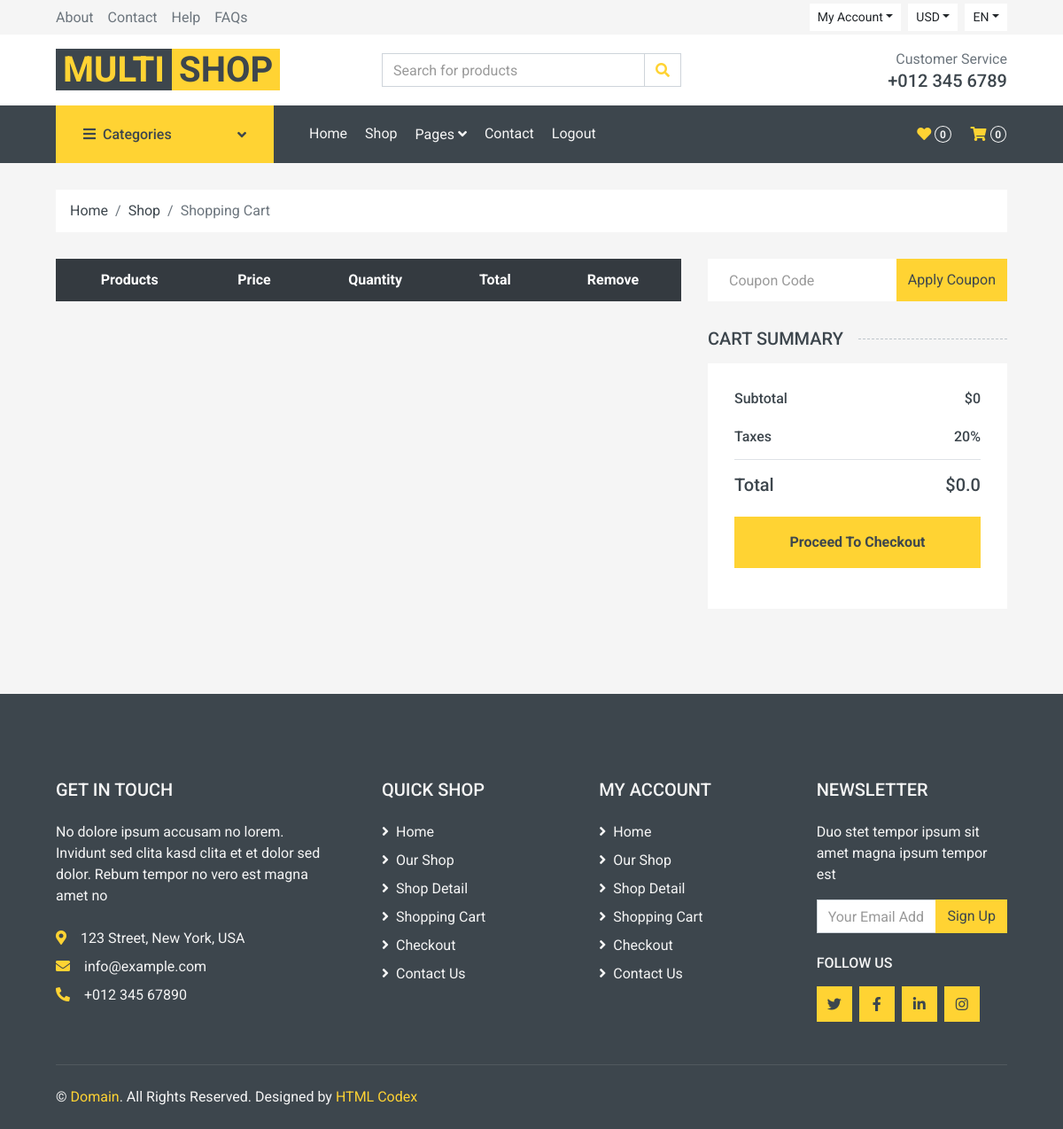
The app's page /cart/ (signed in), older data.
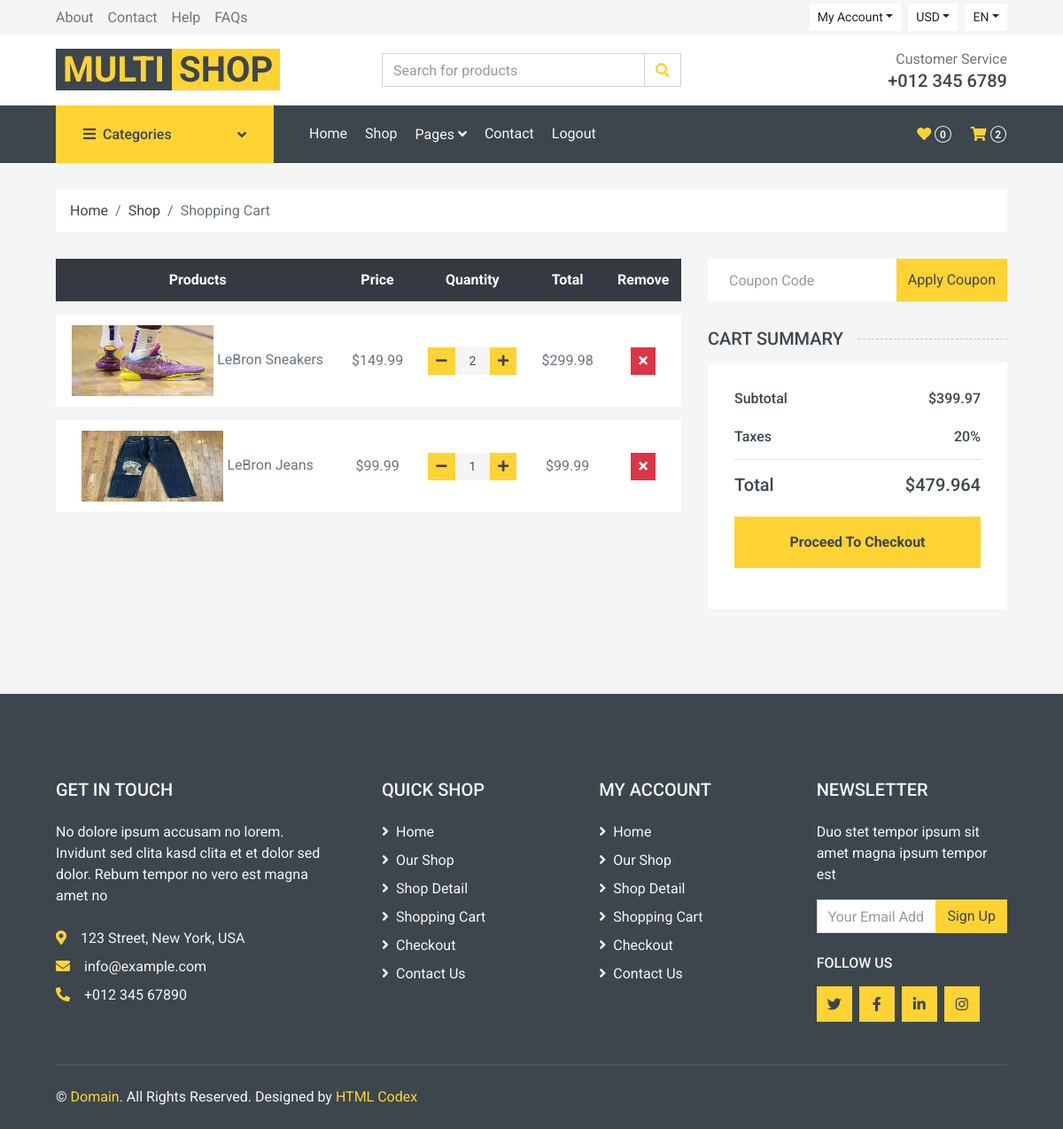
The same page, newer data.
### main/models.py (models this page shows, shortened)
class Cart(models.Model):
    user = models.ForeignKey(User, on_delete=models.CASCADE, null=True, blank=True)
    price = models.DecimalField(default=0, decimal_places=2, max_digits=6)

class CartItem(models.Model):
    cart = models.ForeignKey(Cart, related_name="cart_items", on_delete=models.CASCADE)
    product = models.ForeignKey(Product, on_delete=models.CASCADE, default='1')
    quantity = models.PositiveIntegerField(default=1)
    def total_price(self):
        if self.product.is_sale:
            self.cart.price = self.product.sale_price * self.quantity
            return self.product.sale_price * self.quantity
        else:
            self.cart.price = self.product.price * self.quantity
            return self.product.price * self.quantity

class Product(models.Model):
    category = models.ForeignKey(Category, on_delete=models.CASCADE, related_name='product_category')
    name = models.CharField(max_length=300)
    description = models.CharField(max_length=1000, default="", blank=True, null=True)
    image = models.ImageField(upload_to="images/products/")
    price = models.DecimalField(default=0, decimal_places=2, max_digits=6)
    is_sale = models.BooleanField(default=False)
    sale_price = models.DecimalField(default=0, decimal_places=2, max_digits=6)

### main/views.py (the view)
# urls.py: path('cart/', views.cart, name="cart"),
def cart(request):
    if request.user.is_authenticated:
        try:
            cart = Cart.objects.get(user=request.user)
            cart_items = CartItem.objects.filter(cart=cart)
            total_price = sum(item.total_price() for item in cart_items)
            taxes_price = total_price + (total_price * 20) / 100
            cart.price = total_price
            cart.save()
            return render(request, 'main/cart.html', {'cart_items': cart_items, 'cart': cart, 'total_price': total_price, 'taxes_price': taxes_price, 'MEDIA_URL': settings.MEDIA_URL})
        except Cart.DoesNotExist:
            messages.error(request, "Add something to cart first.")
            return redirect('index')
    else:
        messages.error(request, "Log in first.")
        return redirect('index')

### main/templates/main/cart.html (shortened to what the changed rows need)
{% extends 'main/base.html' %}
{% block body %}
    <div class="container-fluid">
        <div class="row px-xl-5">
            <div class="col-lg-8 table-responsive mb-5">
                <table class="table table-light table-borderless table-hover text-center mb-0">
                    <thead class="thead-dark">
                        <tr>
                            <th>Products</th>
                            <th>Price</th>
                            <th>Quantity</th>
                            <th>Total</th>
                            <th>Remove</th>
                        </tr>
                    </thead>
                    <tbody class="align-middle">
                        {% for item in cart_items %}
                        <tr>
                            <td class="align-middle"><img src="{{ item.product.image.url }}" alt="{{ item.product.name }}" style="width: 10rem;height: 5rem;"> {{ item.product.name }}</td>
                            <td class="align-middle">${% if item.product.is_sale%}{{ item.product.sale_price }}{% else %}{{ item.product.price }}{% endif %}</td>
                            <td class="align-middle">
                                <div class="input-group quantity mx-auto" style="width: 100px;">
                                    <div class="input-group-btn">
                                        <form method="POST" action="{% url 'decrease_quantity' item.id %}">
                                            <button class="btn btn-sm btn-primary btn-minus" >
                                                <i class="fa fa-minus"></i>
                                            </button>
                                        </form>
                                    </div>
                                    <input type="text" class="form-control form-control-sm bg-secondary border-0 text-center" value="{{ item.quantity }}">
                                    <div class="input-group-btn">
                                        <form action="{% url 'add_quantity' item.pk %}" method="post">
                                            <button class="btn btn-sm btn-primary btn-plus">
                                                <i class="fa fa-plus"></i>
                                            </button>
                                        </form>
                                    </div>
                                </div>
                            </td>
                            <td class="align-middle">${{ item.total_price }}</td>
                            <td class="align-middle">
                                <form method="POST" action="{% url 'delete_cart' item.id %}">
                                    <button type="submit" class="btn btn-sm btn-danger">
                                        <i class="fa fa-times"></i>
                                    </button>
                                </form>
                            </td>
                        </tr>
                        {% endfor %}
                    </tbody>
                </table>
            </div>
            <div class="col-lg-4">
                <div class="bg-light p-30 mb-5">
                    <div class="border-bottom pb-2">
                        <div class="d-flex justify-content-between mb-3">
                            <h6>Subtotal</h6>
                            <h6>${{ total_price }}</h6>
                        </div>
                    </div>
                    <div class="pt-2">
                        <div class="d-flex justify-content-between mt-2">
                            <h5>Total</h5>
                            <h5>${{ taxes_price }}</h5>
                        </div>
                    </div>
                </div>
            </div>
        </div>
    </div>
{% endblock %}

### main/templates/main/base.html (shortened to what the changed rows need)
{% load static %}
<!DOCTYPE html>
<html lang="en">
<head>
    <link href="https://cdnjs.cloudflare.com/ajax/libs/font-awesome/5.10.0/css/all.min.css" rel="stylesheet">
    <link href="lib/animate/animate.min.css" rel="stylesheet">
    <link href="lib/owlcarousel/assets/owl.carousel.min.css" rel="stylesheet">
    <link href="{% static 'css/style.css' %}" rel="stylesheet">
</head>
<body>
    <div class="container-fluid bg-dark mb-30">
        <div class="row px-xl-5">
            <div class="col-lg-9">
                <nav class="navbar navbar-expand-lg bg-dark navbar-dark py-3 py-lg-0 px-0">
                    <div class="collapse navbar-collapse justify-content-between" id="navbarCollapse">
                        <div class="navbar-nav ml-auto py-0 d-none d-lg-block">
                            <a href="{% url 'cart' %}" class="btn px-0 ml-3">
                                <i class="fas fa-shopping-cart text-primary"></i>
                                <span class="badge text-secondary border border-secondary rounded-circle" style="padding-bottom: 2px;">{% if cart.cart_items.all %}{{ cart.cart_items.all|length }}{% else %}0{% endif %}</span>
                            </a>
                        </div>
                    </div>
                </nav>
            </div>
        </div>
    </div>
    {% block body %}
    {% endblock %}
</body>
</html>

Row changes from the older to the newer data that the page shows:
now on this page (row edited): Cart: cart_items.all|length "2", price "399.97"
added CartItem: product.image (picture), product.name "LeBron Sneakers", product.sale_price "149.99", quantity "2", total_price "299.98"
added CartItem: product.image (picture), product.name "LeBron Jeans", product.price "99.99", quantity "1", total_price "99.99"
Text that changed along with them:
{{ taxes_price }}: "0.0" → "479.964"
{{ total_price }}: "0" → (not shown)
text no longer shown: "0"
